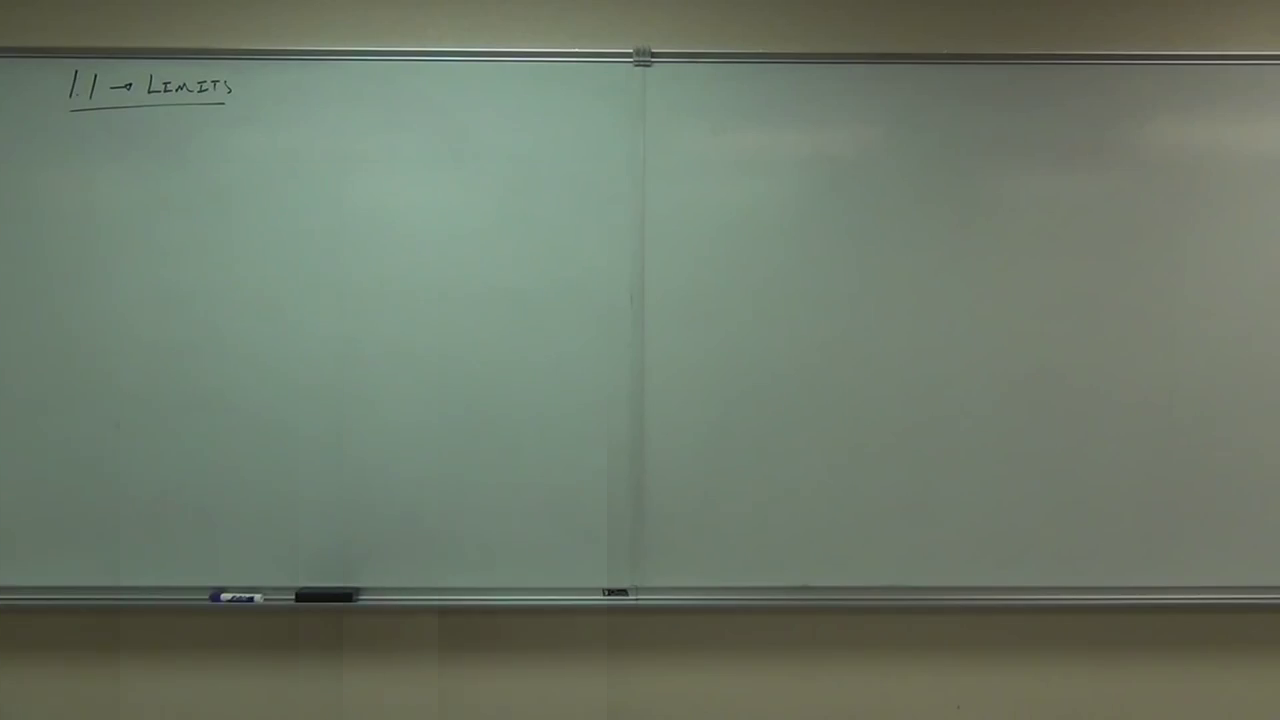
#> input picture result/result_0001.png, 1280 x 720 px, given in place of result_0000.png, which was not available
$ python diff.py
#> lines starting #> are read from the running program, lines starting #| are printed output that depends on the picture; after the words box and inside, x2 and y2 are one past the last pixel; in counts of white or black regions, pixels touching at a corner belong together; pictures that were not available may be replaced by others from this repository, and a replacement may not be noted
import cv2

for i in range(174):
	z = '0000' + str(i)
	z = z[-4:]
	i = cv2.imread('result/result_%s.png' % z)
#> i is the input picture: shape (720, 1280, 3); mean B, G, R 106.1, 121.8, 109.9
	j = cv2.adaptiveThreshold(cv2.cvtColor(i, cv2.COLOR_BGR2GRAY), 255, cv2.ADAPTIVE_THRESH_GAUSSIAN_C, cv2.THRESH_BINARY, 11, 2)
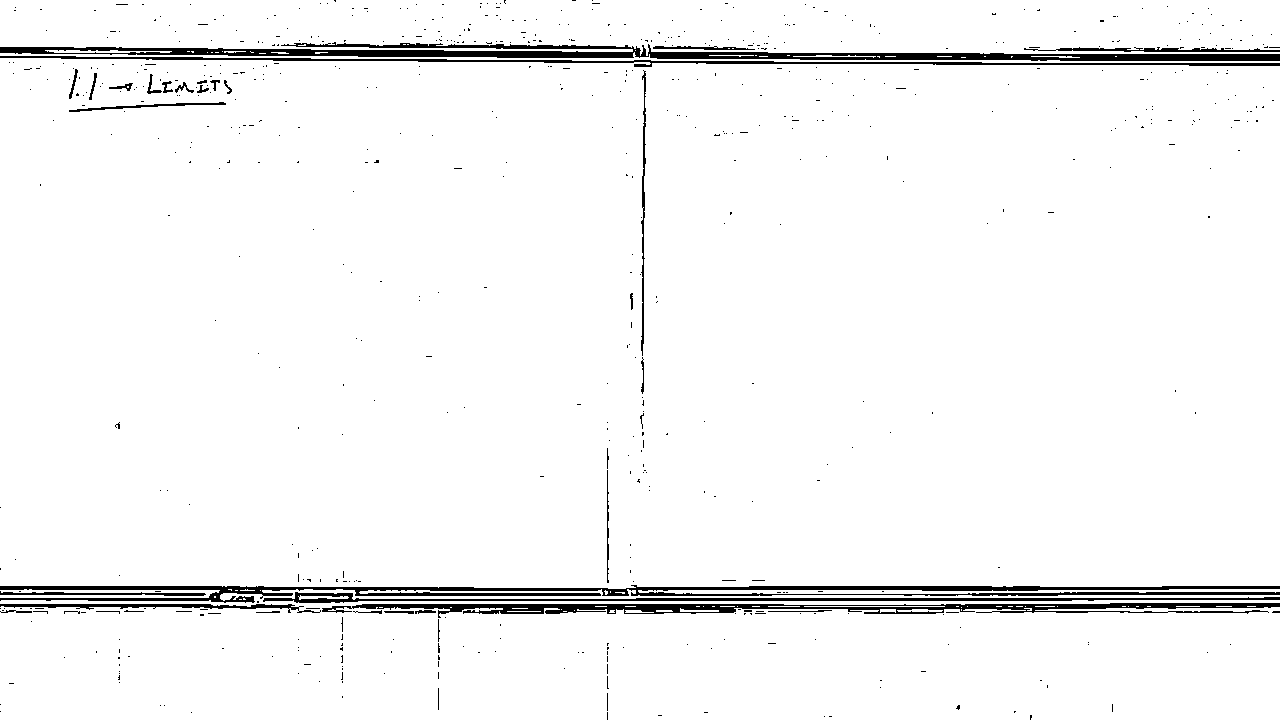
#> j: shape (720, 1280); 96.2% white; 657 black regions (620 under 20 px), largest, box (x1, y1, x2, y2) and area: (0, 42, 1280, 61) 9126, (0, 585, 1280, 603) 7859, (322, 603, 1280, 618) 5725
#> pass 3 of the loop `for i in range(174):`:
#> `z = '0000' + str(i)`: z = '00002'
#> `z = z[-4:]`: z = '0002'
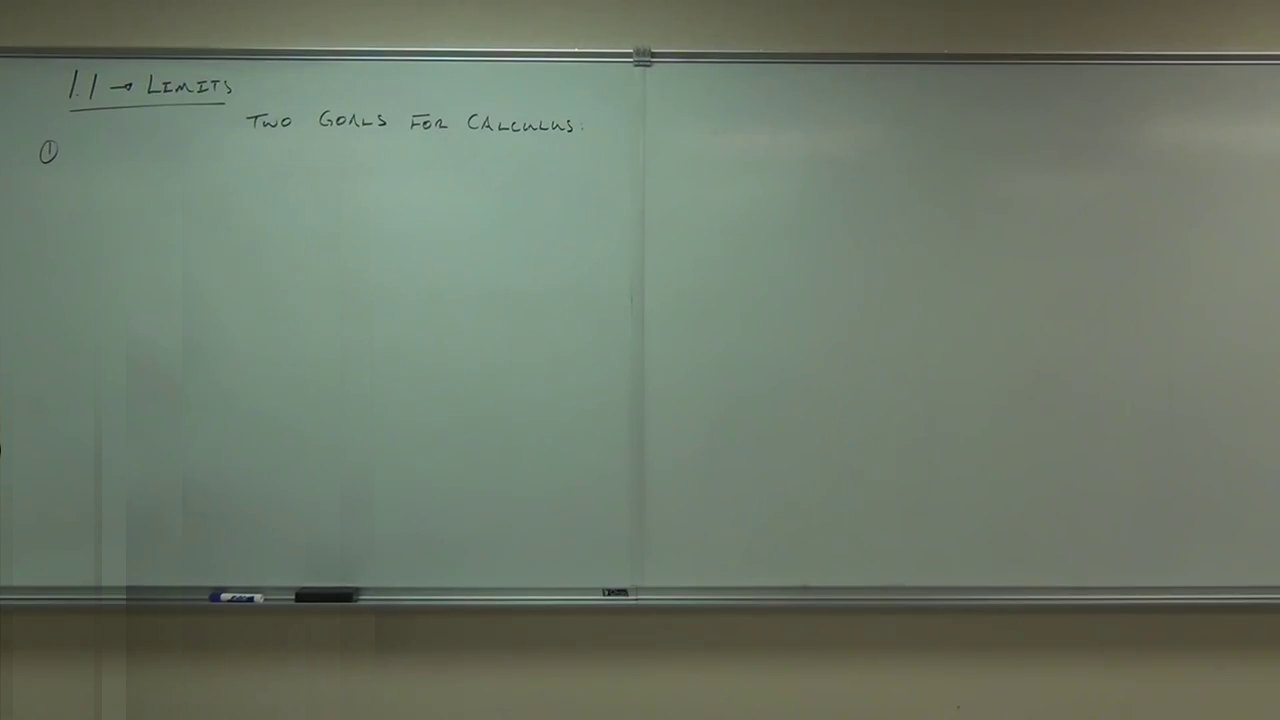
#> input picture result/result_0002.png, 1280 x 720 px
#> i is the input picture: shape (720, 1280, 3); mean B, G, R 106, 121.8, 109.8
#> `j = cv2.adaptiveThreshold(cv2.cvtColor(i, cv2.COLOR_BGR2GRAY), 255, cv..`:
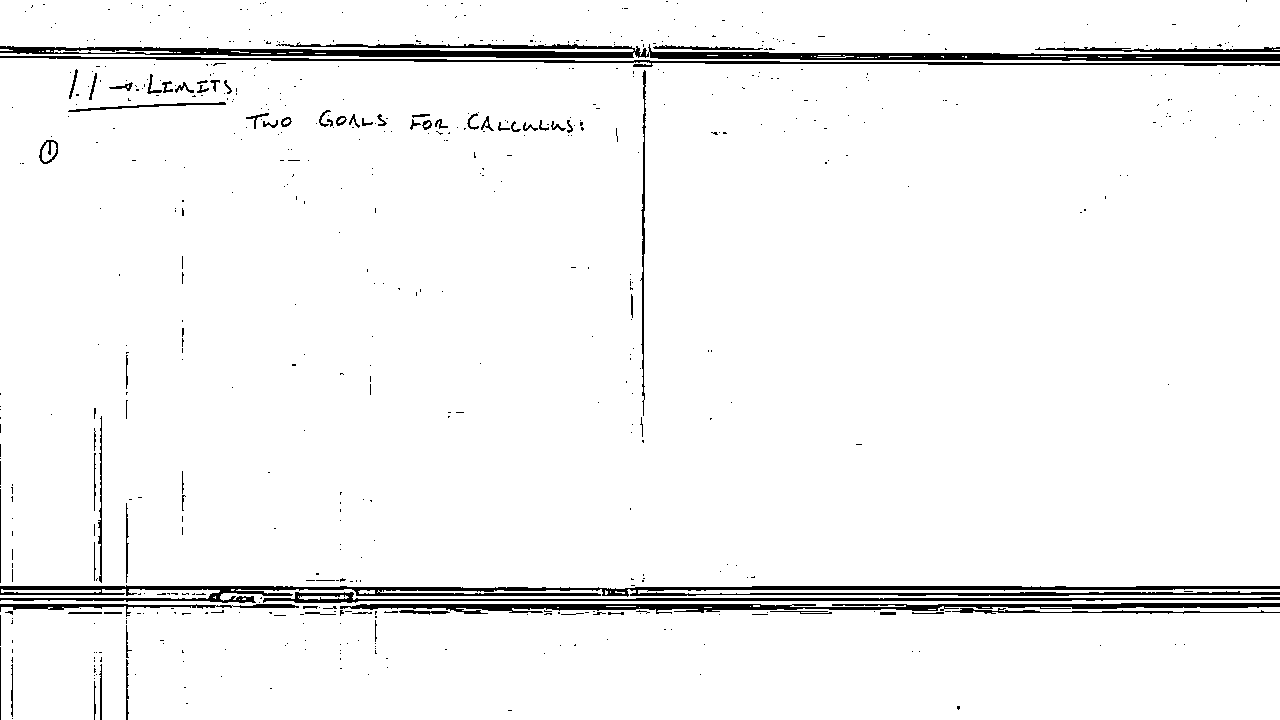
#> j: shape (720, 1280); 96% white; 609 black regions (533 under 20 px), largest, box (x1, y1, x2, y2) and area: (0, 42, 1280, 61) 9108, (0, 585, 1280, 603) 8260, (340, 603, 1280, 614) 4696
#> (the run stopped early here; a loop or call above may not have finished)
